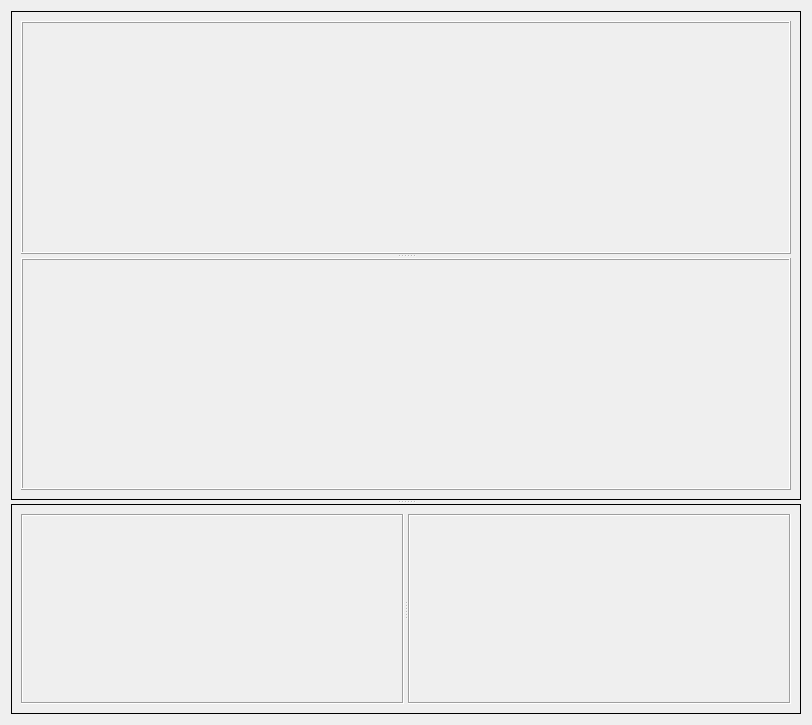
<?xml version="1.0" encoding="UTF-8"?>
<ui version="4.0">
 <class>Form</class>
 <widget class="QWidget" name="Form">
  <property name="geometry">
   <rect>
    <x>0</x>
    <y>0</y>
    <width>812</width>
    <height>725</height>
   </rect>
  </property>
  <property name="windowTitle">
   <string>Form</string>
  </property>
  <layout class="QGridLayout" name="gridLayout">
   <item row="0" column="0">
    <widget class="QSplitter" name="splitter_ld_1">
     <property name="orientation">
      <enum>Qt::Vertical</enum>
     </property>
     <widget class="QFrame" name="frame_ld_1">
      <property name="sizePolicy">
       <sizepolicy hsizetype="Preferred" vsizetype="Preferred">
        <horstretch>0</horstretch>
        <verstretch>70</verstretch>
       </sizepolicy>
      </property>
      <property name="frameShape">
       <enum>QFrame::Box</enum>
      </property>
      <property name="frameShadow">
       <enum>QFrame::Plain</enum>
      </property>
      <layout class="QGridLayout" name="gridLayout_2">
       <item row="0" column="0">
        <widget class="QSplitter" name="splitter_ld_1_1">
         <property name="orientation">
          <enum>Qt::Vertical</enum>
         </property>
         <widget class="QFrame" name="frame_ld_1_2_graph">
          <property name="frameShape">
           <enum>QFrame::Box</enum>
          </property>
          <property name="frameShadow">
           <enum>QFrame::Raised</enum>
          </property>
         </widget>
         <widget class="QFrame" name="frame_ld_1_1_graph">
          <property name="enabled">
           <bool>true</bool>
          </property>
          <property name="frameShape">
           <enum>QFrame::Box</enum>
          </property>
          <property name="frameShadow">
           <enum>QFrame::Raised</enum>
          </property>
         </widget>
        </widget>
       </item>
      </layout>
     </widget>
     <widget class="QFrame" name="frame_ld_2">
      <property name="sizePolicy">
       <sizepolicy hsizetype="Preferred" vsizetype="Preferred">
        <horstretch>0</horstretch>
        <verstretch>30</verstretch>
       </sizepolicy>
      </property>
      <property name="frameShape">
       <enum>QFrame::Box</enum>
      </property>
      <property name="frameShadow">
       <enum>QFrame::Plain</enum>
      </property>
      <layout class="QGridLayout" name="gridLayout_3">
       <item row="0" column="0">
        <widget class="QSplitter" name="splitter_ld_2_1">
         <property name="orientation">
          <enum>Qt::Horizontal</enum>
         </property>
         <widget class="QFrame" name="frame_ld_2_1_graph">
          <property name="sizePolicy">
           <sizepolicy hsizetype="Preferred" vsizetype="Preferred">
            <horstretch>50</horstretch>
            <verstretch>0</verstretch>
           </sizepolicy>
          </property>
          <property name="minimumSize">
           <size>
            <width>50</width>
            <height>0</height>
           </size>
          </property>
          <property name="frameShape">
           <enum>QFrame::Box</enum>
          </property>
          <property name="frameShadow">
           <enum>QFrame::Sunken</enum>
          </property>
         </widget>
         <widget class="QFrame" name="frame_ld_2_2_graph">
          <property name="sizePolicy">
           <sizepolicy hsizetype="Preferred" vsizetype="Preferred">
            <horstretch>50</horstretch>
            <verstretch>0</verstretch>
           </sizepolicy>
          </property>
          <property name="minimumSize">
           <size>
            <width>50</width>
            <height>0</height>
           </size>
          </property>
          <property name="frameShape">
           <enum>QFrame::Box</enum>
          </property>
          <property name="frameShadow">
           <enum>QFrame::Sunken</enum>
          </property>
         </widget>
        </widget>
       </item>
      </layout>
     </widget>
    </widget>
   </item>
  </layout>
 </widget>
 <resources/>
 <connections/>
</ui>
